Frame 1 (no input): blank canvas, image omitted
Frame 60 (the mouse pressed at the canvas centre just before this capture): blank canvas, image omitted
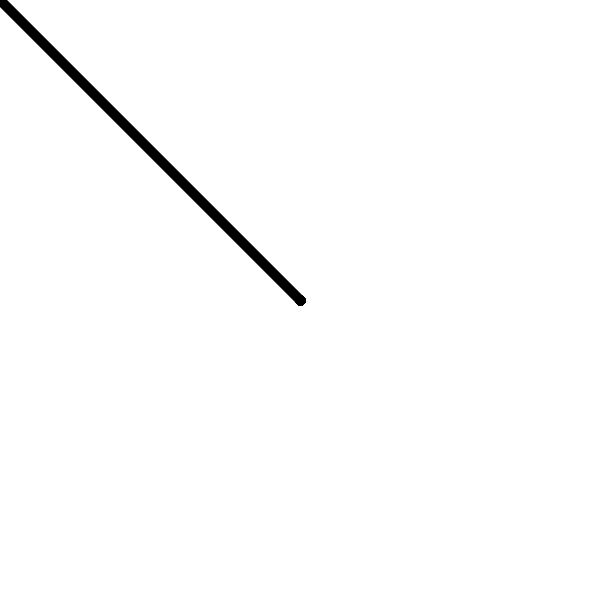
Frame 120 (the mouse held since frame 60 and released just before this capture)

The Processing sketch whose frames 1 and 60 were blank and that drew this single picture after the mouse press (run headless with seeded random() and noise(); from frame 60 on, the mouse is pressed at the canvas centre):

// Processing sketch: lineDraw
// ── lineDraw.pde
/**
 * Continuous Lines. 
 * 
 * Click and drag the mouse to draw a line. 
 */

void setup() {
  size(600, 600);
  background(255);
  strokeWeight(10);
}

void draw() {
  stroke(0);
  if (mousePressed == true) {
    line(mouseX, mouseY, pmouseX, pmouseY);
  }
}

void keyPressed() {
 if (key == 's' ) {
   println ("saving new drawing!");
   save("continuousLinesDraw" +millis()+ ".jpg");
 }
}
